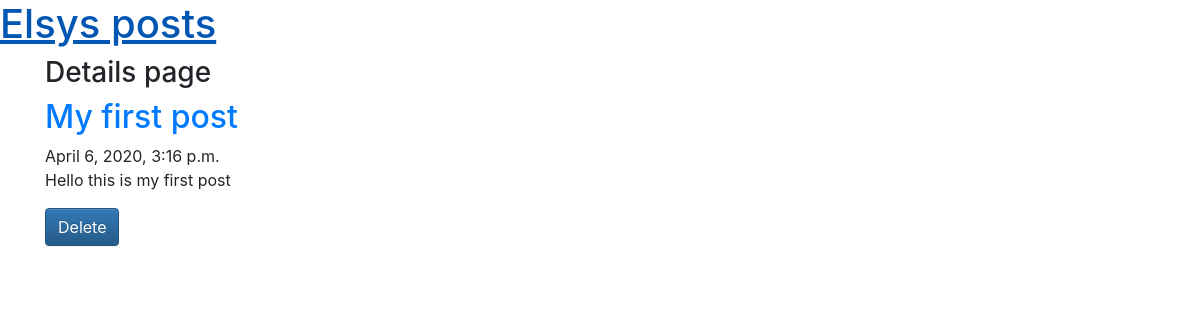
The app's page /posts/1/ with its own data.
### home/models.py (models this page shows)
class Post(models.Model):
    title = models.CharField(max_length=25)
    text = models.TextField()
    created = models.DateTimeField(auto_now_add=True)

### home/views.py (the view)
# urls.py: path('posts/<int:post_id>/', detail)
def detail(request, post_id):
    if request.method == "POST":
        post = get_object_or_404(Post, pk=post_id)
        post.delete()
        context = {"action": "deleted"}
        return render(request, "success.html", context)
    post = get_object_or_404(Post, pk=post_id)
    context = {"post": post}
    return render(request, "detail.html", context)

### home/templates/detail.html (shortened to what this page needs)
{% extends 'base.html' %}
{% block content %}
    <h3>Details page</h3>
    <div class="post">
        <h2><a href="">{{ post.title }}</a></h2>
        <div class="date">
            {{ post.created }}
        </div>
        <p>{{ post.text|linebreaksbr }}</p>
        <form method="post">
          <button type="submit" class="btn btn-primary" href="/posts/{{post.id}}" >Delete</button>
        </form>
    </div>
{% endblock %}

### records on screen
Post: title "My first post", created "April 6, 2020, 3:16 p.m.", text "Hello this is my first post"
